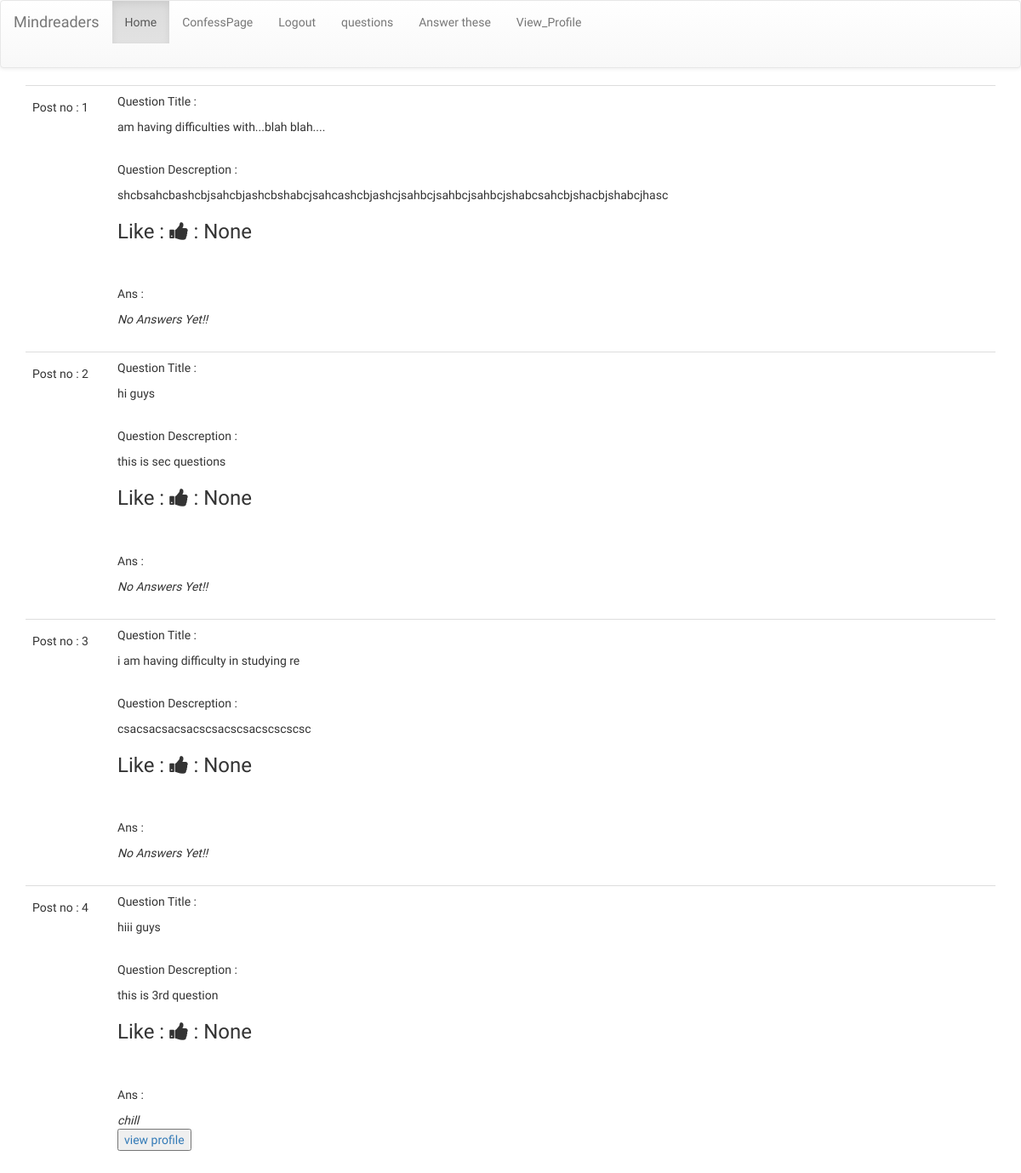
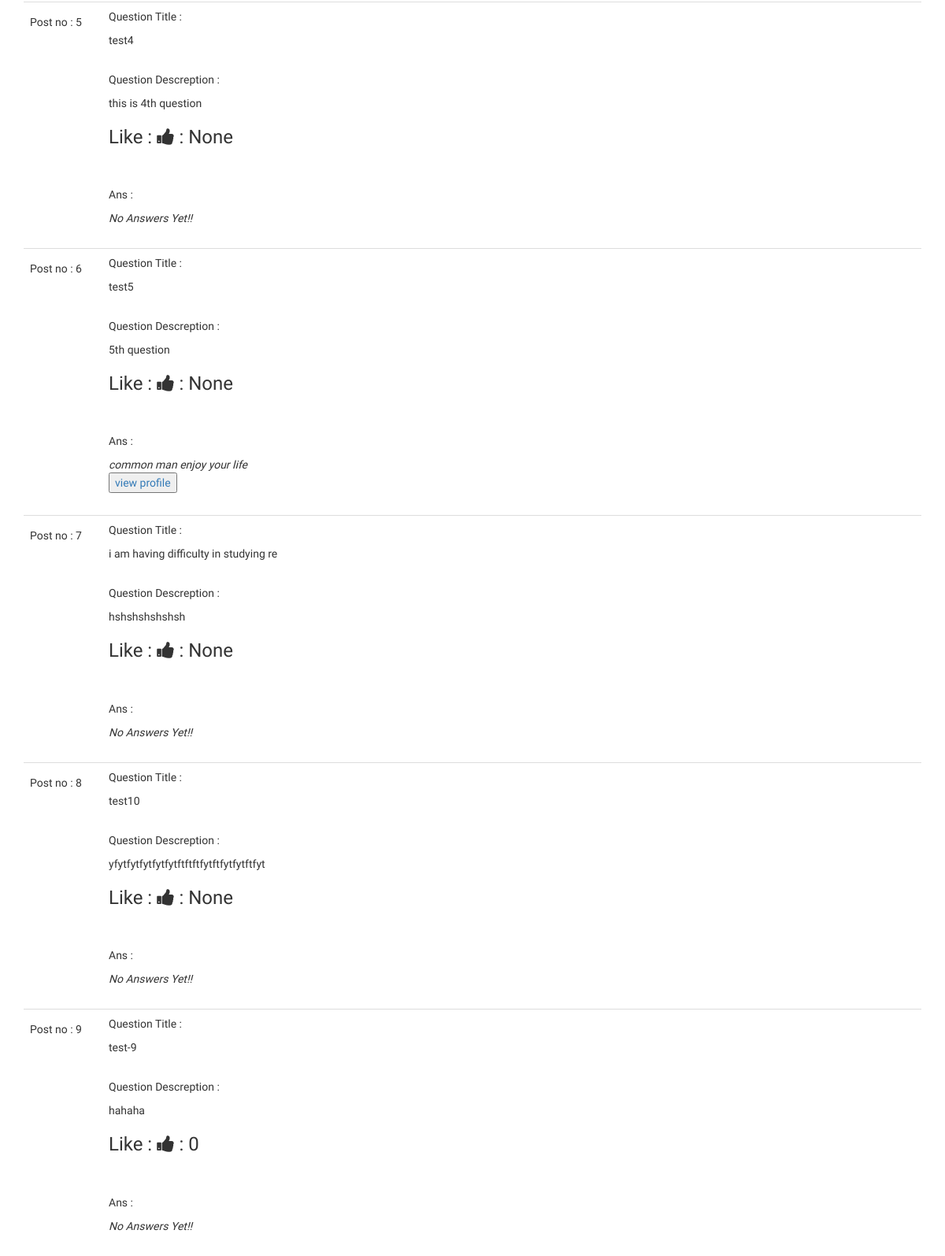
The page /questions (signed in) on the database its author committed (2 pictures, top to bottom).
### app/models.py (models this page shows, shortened)
class FilQuestions(db.Model):
    id=db.Column(db.Integer,primary_key=True)
    q_title=db.Column(db.String(100),nullable=False)
    q_desc=db.Column(db.String(300),nullable=False)
    timestamp=db.Column(db.DateTime,index=True,default=datetime.utcnow)
    ans_text=db.Column(db.String(200),index=True)
    psy_id=db.Column(db.Integer,db.ForeignKey('users.id'))
    no_upvotes=db.Column(db.Integer)

### app/routes.py (the view)
@app.route('/questions')
def questions():
    all_quest=FilQuestions.query.all()
    return render_template('questions.html',questions=all_quest)

### app/templates/questions.html (shortened to what this page needs)
{% extends "base.html" %}
{% import "_quest.html" as quest %}
{% block content %}
<div class="container">
    {% for q in questions %}
    <div>
        {{ quest.question(q.id,q.q_title,q.q_desc,q.ans_text,q.psy_id,q.no_upvotes) }}
    </div>
    {% endfor %}
</div>
{% endblock %}

### app/templates/base.html (shortened to what this page needs)
{% extends "bootstrap/base.html" %}
{% block head %}
  {{ super() }}
  <link rel="stylesheet" href="https://cdnjs.cloudflare.com/ajax/libs/font-awesome/4.7.0/css/font-awesome.min.css">
  <link rel="stylesheet" href="../static/css/bootstrap.min.css">
  <link rel="stylesheet" href="../static/css/bootstrap-theme.min.css">
  <link rel="stylesheet" href="../static/css/light-box.css">
  <link rel="stylesheet" href="../static/css/templatemo-style.css">
{% endblock %}
{% block navbar %}
  <nav class="navbar navbar-default ">
    <div class="navbar-header">
      <a class="navbar-brand" href="{{ url_for('index') }}">Mindreaders</a>
    </div>
      <div class="container-fluid collapse navbar-collapse" id="myNavbar">
        <ul class="nav navbar-nav">
          <li class="active"><a href="{{ url_for('index') }}">Home</a></li>
          <li><a href="{{ url_for('conf') }}">ConfessPage</a></li>
          {% if not current_user.is_anonymous %}
          <li><a href="./logout">Logout</a></li>
          {% endif %}
          <li><a href="{{ url_for('questions') }}">questions</a></li>
          {% if current_user.has_role('psycologist') %}
          <li><a href="{{ url_for('answers') }}">Answer these</a></li>
          {% endif %}
          {% if current_user.has_role('psycologist') %}
          <li><a href="{{ url_for('viewprofile',psy_id=current_user.id) }}">View_Profile</a></li>
          {% endif %}
        </ul>
  </div>
</nav>
{% endblock %}

### app/templates/_quest.html (shortened to what this page needs)
{% macro question(id,qt,qd,ans,psy_id,upvotes) %}
<table class="table table-hover">
    <tr>
        <td width="100px">
            <h5>Post no : {{ id }}</h5>
            <br>
        </td>
        <td>
            <p>Question Title : </p>
            <p>
                {{ qt }}
            </p>
            <br>
            <p>Question Descreption :</p>
            {{ qd }}
            <br>
            <h3>Like : <i id="button" class="fa fa-thumbs-up" aria-hidden="true"></i> : {{ upvotes }}</h3>
            <br>
            <br>
            <p>Ans :</p>
            {% if ans==None %}
                <span><em>No Answers Yet!!</em></span>
            {% else %}
                <span><em>{{ ans }}</em></span><br>
                {% if psy_id > 3  %}
                <button><a href="{{ url_for('viewprofile',psy_id=psy_id) }}">view profile</a></button>
                {% endif %}
            {% endif %}
        </td>
    </tr>
</table>
{% endmacro %}

### app/static/css/light-box.css (style rules this page uses)
body:after { content: url(../img/close.png) url(../img/loading.gif) url(../img/prev.png) url(../img/next.png); display: none; }
.container { position: relative; }

### app/static/css/templatemo-style.css (style rules this page uses)
body { font-family: 'Kanit', sans-serif; }
body, html { height: 100%; min-height: 100%; overflow-x: hidden; }
nav { background: rgba(250,250,250,0.2); height: 80px; position: fixed; width: 100%; left: 0; top: 0; z-index: 300; box-shadow: 0px 2px 10px 0px rgba(0,0,0,0.5); }

### rows shown on the page
FilQuestions: id "1", q_title "am having difficulties with...blah blah....", q_desc "shcbsahcbashcbjsahcbjashcbshabcjsahcashcbjashcjsahbcjsahbcjsahbcjshabcsahcbjshacbjshabcjhasc", upvotes "None", shows "No Answers Yet!!"
FilQuestions: id "2", q_title "hi guys", q_desc "this is sec questions", upvotes "None", shows "No Answers Yet!!"
FilQuestions: id "3", q_title "i am having difficulty in studying re", q_desc "csacsacsacsacscsacscsacscscscsc", upvotes "None", shows "No Answers Yet!!"
FilQuestions: id "4", q_title "hiii guys", q_desc "this is 3rd question", upvotes "None", ans_text "chill"
FilQuestions: id "5", q_title "test4", q_desc "this is 4th question", upvotes "None", shows "No Answers Yet!!"
FilQuestions: id "6", q_title "test5", q_desc "5th question", upvotes "None", ans_text "common man enjoy your life"
FilQuestions: id "7", q_title "i am having difficulty in studying re", q_desc "hshshshshshsh", upvotes "None", shows "No Answers Yet!!"
FilQuestions: id "8", q_title "test10", q_desc "yfytfytfytfytfytftftftfytftfytfytftfyt", upvotes "None", shows "No Answers Yet!!"
FilQuestions: id "9", q_title "test-9", q_desc "hahaha", no_upvotes "0", shows "No Answers Yet!!"
